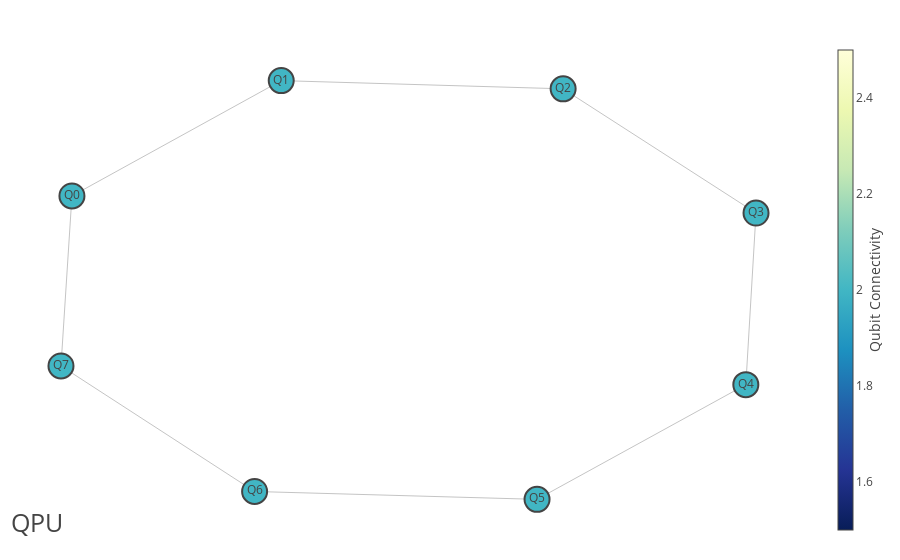

Notebook cell for this chart:
### Code cell
import qcal.settings as settings

logger = logging.getLogger(__name__)

basedir = '/home/jpmarceaux/experiment/'
settings.Settings.config_path = basedir + 'config/'
settings.Settings.data_path = basedir + 'data/'
settings.Settings.save_data = True

#cfg = qc.Config()
akel_config = qc.Config(basedir + 'config/configs/X6Y3/config.yaml')
classifier = load_from_pickle(basedir + 'config/configs/X6Y3/ClassificationManager.pkl')
# cfg = qc.Config(basedir + 'config/Campbell06/X6Y3/config_abhi.yaml')
akel_config.draw_qpu()

### Figure 1 — Plotly figure (JSON) as saved in the notebook; plotly's stock layout.template omitted (floating-point values rounded to 4 significant figures)
{"data": [{"hoverinfo": "none", "line": {"color": "#888", "width": 0.5}, "mode": "lines", "type": "scatter", "x": [-0.9685, -0.3669, null, -0.9685, -1, null, -0.3669, 0.4435, null, 0.4435, 0.998, null, 0.998, 0.9687, null, 0.9687, 0.3685, null, 0.3685, -0.4434, null, -0.4434, -1, null], "y": [0.4464, 0.994, null, 0.4464, -0.3606, null, 0.994, 0.9551, null, 0.9551, 0.3654, null, 0.3654, -0.4494, null, -0.4494, -0.9942, null, -0.9942, -0.9566, null, -0.9566, -0.3606, null]}, {"hoverinfo": "text", "marker": {"color": [2, 2, 2, 2, 2, 2, 2, 2], "colorbar": {"thickness": 15, "title": {"side": "right", "text": "Qubit Connectivity"}, "xanchor": "left"}, "colorscale": [[0, "rgb(255,255,217)"], [0.125, "rgb(237,248,177)"], [0.25, "rgb(199,233,180)"], [0.375, "rgb(127,205,187)"], [0.5, "rgb(65,182,196)"], [0.625, "rgb(29,145,192)"], [0.75, "rgb(34,94,168)"], [0.875, "rgb(37,52,148)"], [1, "rgb(8,29,88)"]], "line": {"width": 2}, "reversescale": true, "showscale": true, "size": 25}, "mode": "markers", "text": ["GE:<br>  Freq: 5469692837.04333<br>  T1: 8.5e-05<br>  T2*: 2.8e-05<br>  T2e: 0.00012<br>EF:<br>  Freq: 5209527432.40548<br>  T1: 3.3e-05<br>  T2*: 2e-05<br>  T2e: None<br>Connectivity: 2", "GE:<br>  Freq: 5342762343.03424<br>  T1: 0.000116<br>  T2*: 0.00016<br>  T2e: 0.00011<br>EF:<br>  Freq: 5081946523.00038<br>  T1: 7.5e-05<br>  T2*: 4e-05<br>  T2e: None<br>Connectivity: 2", "GE:<br>  Freq: 5197320742.99105<br>  T1: 0.00012<br>  T2*: 3.2e-05<br>  T2e: 0.00016<br>EF:<br>  Freq: 4934655846.77336<br>  T1: 4.2e-05<br>  T2*: 3e-06<br>  T2e: None<br>Connectivity: 2", "GE:<br>  Freq: 5253050999.75467<br>  T1: 8.1e-05<br>  T2*: 9.6e-05<br>  T2e: 0.00012<br>EF:<br>  Freq: 4984121103.43778<br>  T1: 3.5e-05<br>  T2*: 5e-05<br>  T2e: None<br>Connectivity: 2", "GE:<br>  Freq: 5452756891.31679<br>  T1: 9.1e-05<br>  T2*: 4.4e-05<br>  T2e: 0.00016<br>EF:<br>  Freq: 5193509560.26846<br>  T1: 6.8e-05<br>  T2*: 5e-06<br>  T2e: None<br>Connectivity: 2", "GE:<br>  Freq: 5575357055.67948<br>  T1: 7.38e-05<br>  T2*: 0.00011<br>  T2e: 0.0001<br>EF:<br>  Freq: 5317728990.01996<br>  T1: 4.32e-05<br>  T2*: 5e-06<br>  T2e: None<br>Connectivity: 2", "GE:<br>  Freq: 5873675134.62523<br>  T1: 5e-05<br>  T2*: 3e-05<br>  T2e: 9.8e-05<br>EF:<br>  Freq: 5621874136.85352<br>  T1: 2.61e-05<br>  T2*: 9.4e-06<br>  T2e: None<br>Connectivity: 2", "GE:<br>  Freq: 5376540318.98483<br>  T1: 2.54e-05<br>  T2*: 3.5e-05<br>  T2e: 4.4e-05<br>EF:<br>  Freq: 5114430928.12754<br>  T1: 1.4e-05<br>  T2*: 4.3e-06<br>  T2e: None<br>Connectivity: 2"], "type": "scatter", "x": [-0.9685, -0.3669, 0.4435, 0.998, 0.9687, 0.3685, -0.4434, -1], "y": [0.4464, 0.994, 0.9551, 0.3654, -0.4494, -0.9942, -0.9566, -0.3606]}, {"hoverinfo": "text", "marker": {"color": "#5D69B1", "size": 0.01}, "mode": "text", "text": ["Q0", "Q1", "Q2", "Q3", "Q4", "Q5", "Q6", "Q7"], "type": "scatter", "x": [-0.9685, -0.3669, 0.4435, 0.998, 0.9687, 0.3685, -0.4434, -1], "y": [0.4464, 0.994, 0.9551, 0.3654, -0.4494, -0.9942, -0.9566, -0.3606]}, {"hoverinfo": "text", "marker": {"opacity": 0}, "mode": "markers", "text": ["CZ:<br>  Freq: 5370000000.0<br>", "CZ:<br>  Freq: 5144000000.0<br>", "CZ:<br>  Freq: 5132500000.0<br>", "CZ:<br>  Freq: 5287000000.0<br>", "CZ:<br>  Freq: 5410000000.0<br>", "CZ:<br>  Freq: 5533000000.0<br>", "CZ:<br>  Freq: 5485000000.0<br>", "CZ:<br>  Freq: 5422500000.0<br>"], "type": "scatter", "x": [-0.6677, -0.9842, 0.03832, 0.7207, 0.9833, 0.6686, -0.03743, -0.7217], "y": [0.7202, 0.04288, 0.9745, 0.6602, -0.04203, -0.7218, -0.9754, -0.6586]}], "layout": {"annotations": [{"font": {"size": 25}, "showarrow": false, "text": "QPU", "x": 0.005, "xref": "paper", "y": -0.002, "yref": "paper"}], "hovermode": "closest", "margin": {"b": 20, "l": 5, "r": 5, "t": 40}, "showlegend": false, "title": {"font": {"size": 16}}, "xaxis": {"showgrid": false, "showticklabels": false, "zeroline": false}, "yaxis": {"showgrid": false, "showticklabels": false, "zeroline": false}}}
